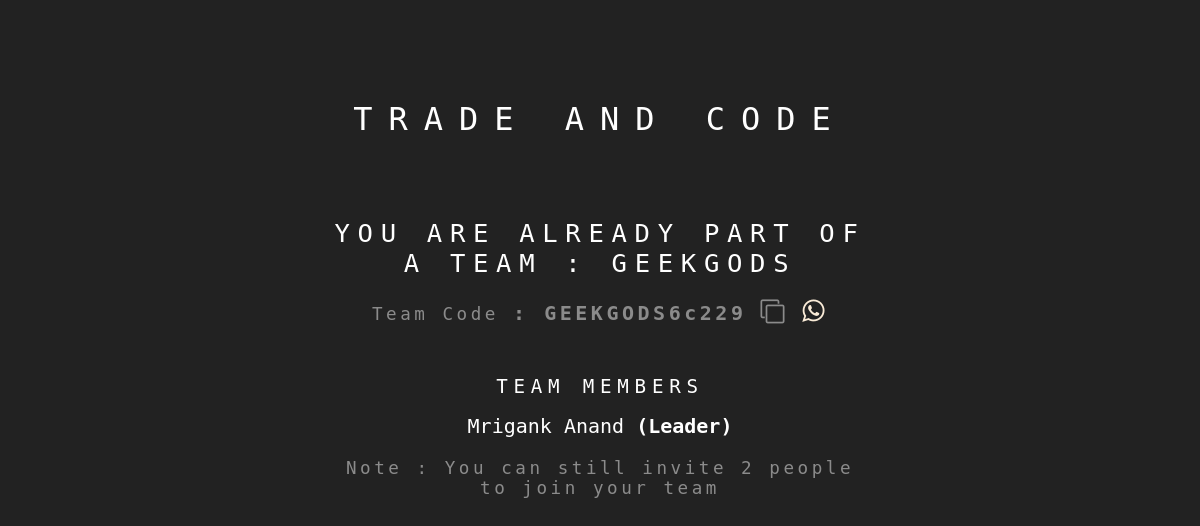
Screenshot of /team/ (signed in) with the database file from the repository.
### models/models.py (models this page shows, shortened)
class Team(models.Model):
    id = models.CharField(max_length=256, default=uuid.uuid4, primary_key=True)
    teamCode = models.CharField(max_length=256, null=False)
    createdBy = models.ForeignKey(User, on_delete=models.CASCADE)
    teamName = models.CharField(unique=True, max_length=256)
    contest = models.ForeignKey(Contest, on_delete=models.CASCADE)
    coins = models.BigIntegerField(default=10000)

class PlayerTeam(models.Model):
    id = models.CharField(max_length=256, default=uuid.uuid4, primary_key=True)
    player = models.ForeignKey(User, on_delete=models.CASCADE)
    team = models.ForeignKey(Team, on_delete=models.CASCADE)
    contest = models.ForeignKey(Contest, on_delete=models.CASCADE)

### authentication/views.py (the view, shortened to what this page needs)
# urls.py: path('team/', register, name="register"),
@login_required()
def register(request):
    if len(Contest.objects.all()) == 0:
        return HttpResponseRedirect(reverse_lazy('home'))
    team = None
    players = []
    if len(PlayerTeam.objects.all().filter(player=request.user, contest=Contest.objects.all()[0])) != 0:
        isalreadyinTeam = True
        team = PlayerTeam.objects.all().get(player=request.user, contest=Contest.objects.all()[0]).team
        players = PlayerTeam.objects.all().filter(team=team)
    return render(request, template_name="register.html",
                  context={"isalreadyinTeam": isalreadyinTeam, "team": team, "players": players,
                           "numberOfPlayers": len(players)})

### templates/register.html (shortened to what this page needs)
{% load social_share %}
<!DOCTYPE html>
<html lang="en">
<head>
    <link
            rel="stylesheet"
            href="https://maxcdn.bootstrapcdn.com/font-awesome/4.5.0/css/font-awesome.min.css"
    />
</head>
<body>
<section>
    <header><h1>Trade and Code</h1></header>
    <div class="container">
        {% if isalreadyinTeam is False %}
            <h2>Event Team Registration</h2>
            <p>
                Trade and Code is a team event (each team can have maximum 3 members)
            </p>
            <h3>What will you do..?</h3>
            <div class="row">
                <div id="mainButton">
                    <a href="{% url 'createTeam' %}" id="btn1" class="btn-text" onclick="openForm()">
                        <span></span>
                        <span></span>
                        <span></span>
                        <span></span>
                        Be the leader
                    </a>
                </div>
                <div id="mainButton2">
                    <a href="{% url 'joinTeam' %}" id="btn2" class="btn-text" onclick="openForm2()">
                        <span></span>
                        <span></span>
                        <span></span>
                        <span></span>
                        Join a Team
                    </a>
                </div>
            </div>
        {% else %}
            <h2>You are already part of a team : {{ team.teamName }}</h2>
            <p>
                Team Code <strong style="font-size: 20px" id="team-code">: {{ team.teamCode }}</strong> <i
                    class="fa fa-clone copy-button"
                    aria-hidden="true"
                    style="font-size: 24px"
                    onclick='copyToClipboard("{{ team.teamCode }}")'></i>
                <a href="https://web.whatsapp.com/send?text=Join our team {{ team.teamName }} with Code {{ team.teamCode }}"
                   data-action="share/whatsapp/share" target="_blank" style="text-decoration: none"><i
                        class="fa fa-whatsapp copy-button"
                        aria-hidden="true"
                        style="font-size: 26px;color: antiquewhite"></i></a>
            </p>
            <h3>
                Team Members
            </h3>
            <ul>
                {% for player in players %}
                    <li style="margin: 1rem; font-size: 20px">{{ player.player.first_name }} {{ player.player.last_name }}
                        {% if team.createdBy == player.player %}<strong>(Leader)</strong>{% endif %}</li>
                {% endfor %}
            </ul>
            {% if numberOfPlayers == 3 %}
                <p>Note : You team is full</p>
            {% elif numberOfPlayers == 2 %}
                <p>Note : You can still invite 1 people to join your team</p>
            {% elif numberOfPlayers == 1 %}
                <p>Note : You can still invite 2 people to join your team</p>
            {% endif %}
        {% endif %}
    </div>
</section>
</body>
</html>

### templates/register.html (style rules this page uses)
* { list-style: none; font-family: "Monospace", sans-serif; margin: 0; padding: 0; -webkit-box-sizing: border-box; box-sizing: border-box; }
section { width: 100%; height: 100vh; background: #222222; color: #fff; display: -webkit-box; display: -ms-flexbox; display: flex; -webkit-box-orient: vertical; -webkit-box-direction: normal; -ms-flex-direction: column; flex-direction: column; -webkit-box-align: center; -ms-flex-align: center; align-items: center; padding: 100px; }
section header h1 { font-size: 2em; letter-spacing: 0.5em; text-transform: uppercase; font-weight: 400; }
section .container { text-align: center; margin-top: 60px; border-radius: 10px; padding: 20px; width: 60%; height: 60%; }
section .container h2 { font-size: 1.6em; letter-spacing: 0.3em; text-transform: uppercase; font-weight: 400; }
section .container h3 { margin-top: 50px; font-size: 1.2em; letter-spacing: 0.3em; text-transform: uppercase; font-weight: 400; }
section .container p { margin: 20px 10px; font-size: 1.1em; letter-spacing: 0.2em; font-weight: 400; color: #8b8b8b; }

### rows the page displays
Team: teamName "GEEKGODS", teamCode "GEEKGODS6c229"
PlayerTeam: player.first_name "Mrigank", player.last_name "Anand", shows "(Leader)"
